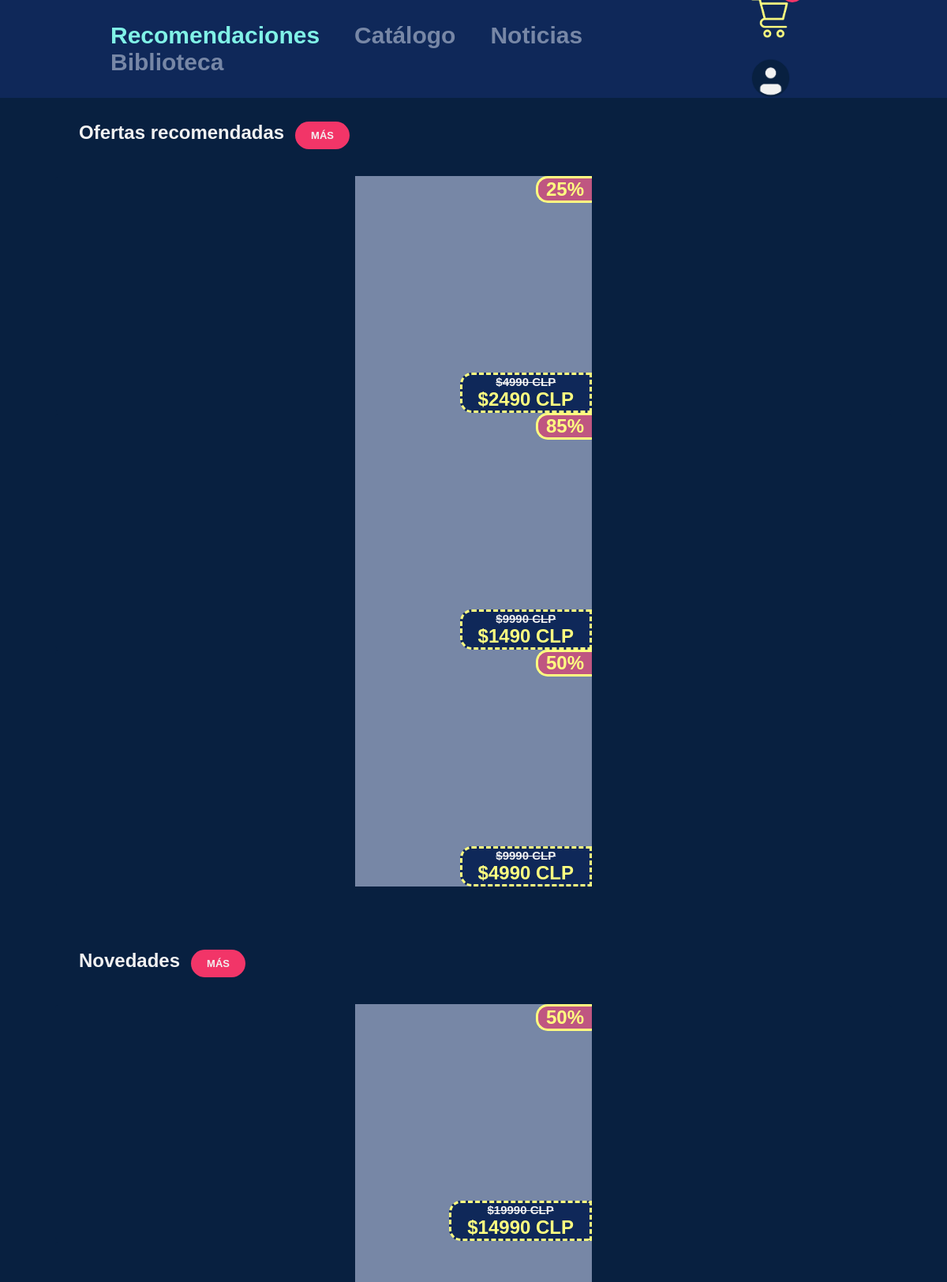
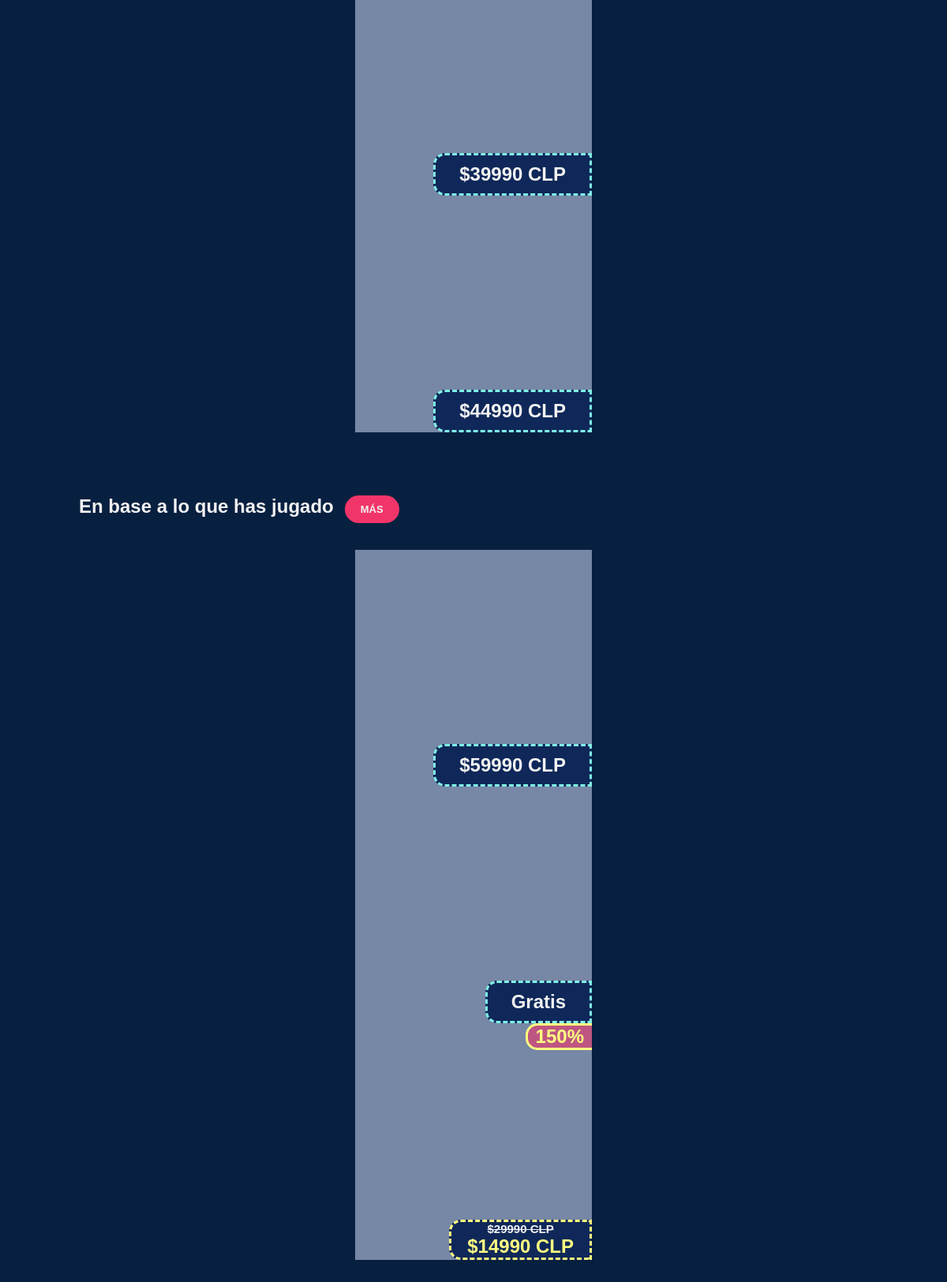
/recomendaciones, run on the app's committed database (2 pictures, top to bottom).
### tables this page shows
CREATE TABLE juego(
id varchar primary key,
titulo varchar,
caratula varchar,
desc varchar
, cal_usr float, cal_exp float, precio int, oferta int);

CREATE TABLE generojuego(
juego varchar,
genero varchar,
foreign key (juego) references juego(id),
foreign key (genero) references genero(id)
primary key (juego,genero)
);

### app/routes.py (the view)
@app.route("/recomendaciones")
def recomendaciones():
	con = sqlite3.connect('app/appdb.db')
	cur = con.cursor()
	cur.execute('SELECT id,titulo,caratula,precio,oferta FROM juego WHERE precio > oferta ORDER BY precio LIMIT 3')
	ofertas = cur.fetchall()
	cur.execute('SELECT id,titulo,caratula,precio,oferta FROM juego LIMIT 3')
	novs = cur.fetchall()
	cur.execute('SELECT id,titulo,caratula,precio,oferta,gj.juego FROM juego, generojuego as gj WHERE gj.juego = id AND gj.genero="Acción" ORDER BY id DESC LIMIT 3')
	jugados = cur.fetchall()
	carrito = getCarrito()
	con.close()
	return render_template('recomendaciones.html', ofertas=ofertas, novs=novs, jugados=jugados, carrito=carrito)

### app/__init__.py (called while the page is built)
def getCarrito():
	con = sqlite3.connect('app/appdb.db')
	cur = con.cursor()
	cur.execute('select count(juego) from carrito')
	n = cur.fetchone()[0]
	con.close()
	return n

### app/templates/recomendaciones.html (shortened to what this page needs)
<!DOCTYPE html>
<html lang="en">
	<head>
		<link rel="stylesheet" href="https://unpkg.com/flickity@2/dist/flickity.min.css">
		<link rel="stylesheet" href="static/styles/styles.css">
		<link rel="stylesheet" href="static/styles/carousel.css">
		<link rel="stylesheet" href="static/styles/recomendaciones.css">
	</head>
	<body>
		<header class="header">
			<nav>
			   <ul class="nav-links">
					<li><a href="#" class="is-active">Recomendaciones</a></li>
					<li><a href="../catalogo">Catálogo</a></li>
					<li><a href="../noticias">Noticias</a></li>
					<li><a href="../biblioteca">Biblioteca</a></li>
			   </ul>
			</nav>
			<div class="user-cart">
				<a href="../carrito">
					<img src="static/img/cart.png" alt="Carrito">
				</a>
				<img src="static/img/user.png" alt="Usuario">
			</div>
		</header>
		<h2 class="h2-recomendaciones">Ofertas recomendadas</h2>
		<button class="btn-mas">MÁS</button>
		<div class ="container">
			<div class="carousel" data-flickity='{ "autoPlay": true, "wrapAround": true, "lazyLoad": true }'>
				{% for juego in ofertas %}
				<div class="carousel-cell carousel-cell-rec">
					<div class="area-click">
						<a href="{{ url_for('.juego',id=juego[0]) }}">
							<div class="porcentaje">
								<h2>{{ ((juego[3] - juego[4]) / 100) | int }}%</h2>
							</div>
							<div class="precio">
								<h4><s>${{ juego[3] }} CLP</s></h4>
								<h2>${{ juego[4] }} CLP</h2>
							</div>
						</a>
					</div>
				</div>
				{% endfor %}
			</div>
		</div>
		<h2 class="h2-recomendaciones">Novedades</h2>
		<button class="btn-mas">MÁS</button>
		<div class ="container">
			<div class="carousel" data-flickity='{ "autoPlay": true, "wrapAround": true, "lazyLoad": true }'>
				{% for juego in novs %}
				<div class="carousel-cell carousel-cell-rec">
					<div class="area-click">
						<a href="{{ url_for('.juego',id=juego[0]) }}">
							{% if juego[3] == juego[4] %}
							<div class="precio precio-no-oferta">
								<h2 class="no-oferta"">${{ juego[4] }} CLP</h2>
							</div>
							{% else %}
								<div class="porcentaje">
									<h2>{{ ((juego[3] - juego[4]) / 100) | int }}%</h2>
								</div>
								<div class="precio">
									<h4><s>${{ juego[3] }} CLP</s></h4>
									<h2>${{ juego[4] }} CLP</h2>
								</div>
							{% endif %}
						</a>
					</div>
				</div>
				{% endfor %}
			</div>
		</div>
		<h2 class="h2-recomendaciones">En base a lo que has jugado</h2>
		<button class="btn-mas">MÁS</button>
		<div class ="container">
			<div class="carousel" data-flickity='{ "autoPlay": true, "wrapAround": true, "lazyLoad": true }'>
				{% for juego in jugados %}
				<div class="carousel-cell carousel-cell-rec">
					<div class="area-click">
						<a href="{{ url_for('.juego',id=juego[0]) }}">
							{% if juego[3] == juego[4] %}
							<div class="precio precio-no-oferta">
								{% if juego[3] == 0 %}
									<h2 class="no-oferta">Gratis</h2>
								{% else %}
									<h2 class="no-oferta"">${{ juego[4] }} CLP</h2>
								{% endif %}
							</div>
							{% else %}
								<div class="porcentaje">
									<h2>{{ ((juego[3] - juego[4]) / 100) | int }}%</h2>
								</div>
								<div class="precio">
									<h4><s>${{ juego[3] }} CLP</s></h4>
									<h2>${{ juego[4] }} CLP</h2>
								</div>
							{% endif %}
						</a>
					</div>
				</div>
				{% endfor %}
			</div>
		</div>
	</body>
</html>

### app/static/styles/styles.css (style rules this page uses)
* { box-sizing: border-box; margin: 0; padding: 0; }
body { background-color: #082040; }
header { background-color: #0F2859; display: flex; justify-content: space-between; align-items: center; height: 124px; padding: 10px 10%; }
li, a { font-family: Arial, Helvetica, sans-serif; font-weight: 600; font-size: 30px; color:#7787A6; text-decoration: none; }
.nav-links { list-style: none; }
.nav-links li { display: inline-block; padding: 0px 20px; }
.nav-links li a { transition: all 0.3s ease 0s; }
.nav-links a.is-active { color: #80F2E7; }
.header .user-cart { cursor: pointer; }
.user-cart a { position: relative; display: inline-block; transition: all 0.3s; }
.header .user-cart img { height: 70px; width: auto; padding: 9px; transition: all 0.3s; }
.container { margin-top: 20px; margin-left: 60px; margin-right: 60px; margin-bottom: 40px; width: 90%; padding: 10px; }
h2 { font-family: Arial, Helvetica, sans-serif; margin-top: 30px; color: #F2F2F2; }
.h2-recomendaciones { display: inline-block; margin-top: 30px; margin-left: 100px; }
.btn-mas { border-radius: 20px; border: none; padding: 10px 20px; color: #F2F2F2; background-color: #F23568; margin: 4px 10px; font-size: 13px; font-weight: 600; }

### app/static/styles/carousel.css (style rules this page uses)
.carousel { margin-top: 0 auto; }
.carousel-cell { width: 100%; height: 300px; border-radius: 5px; }
.carousel-cell-rec { display:flex; justify-content: center; background: #082040; }

### app/static/styles/recomendaciones.css (style rules this page uses)
.area-click { position: relative; background-color: #7787A6; width: 300px; }
.porcentaje { position: absolute; top: 0px; right: 0px; background-color: rgba(242, 53, 104, 0.5882352941176471); color: #FFFF80; text-align: center; border-radius: 15px 0px 0px 15px; border-style: solid; border-right: none; padding-left: 10px; padding-right: 10px; }
.porcentaje h2 { margin: 0; font-size: 24px; color: #FFFF80; }
.precio { position: absolute; bottom: 0px; right: 0px; background-color: #0F2859; color: #FFFF80; text-align: center; border-style: dashed; border-radius: 15px 0px 0px 15px; padding-left: 20px; padding-right: 20px; }
.precio-no-oferta { color: #80F2E7; }
.precio h4 { font-size: 15px; font-family: Arial, Helvetica, sans-serif; color:#F2F2F2; }
.precio h2 { margin: 0; font-size: 24px; color: #FFFF80; }
.precio .no-oferta { padding: 10px; color:#F2F2F2; }

### data on the page
juego: ((juego[3]-juego[4])/100)|int "25", precio "4990", oferta "2490"
juego: ((juego[3]-juego[4])/100)|int "85", precio "9990", oferta "1490"
juego: ((juego[3]-juego[4])/100)|int "50", precio "9990", oferta "4990"
juego: ((juego[3]-juego[4])/100)|int "50", precio "19990", oferta "14990"
juego: oferta "39990"
juego: oferta "44990"
generojuego: oferta "59990"
generojuego: shows "Gratis"
generojuego: precio "29990", oferta "14990"
juego: ((juego[3]-juego[4])/100)|int "150"
